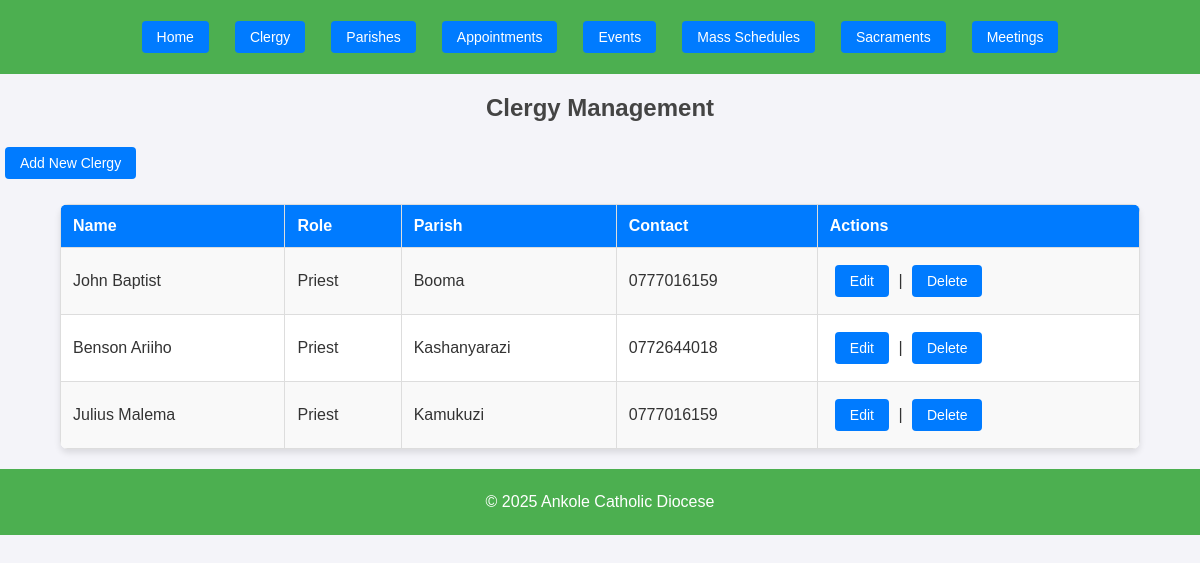
The page /clergy/ on the database as committed earlier.
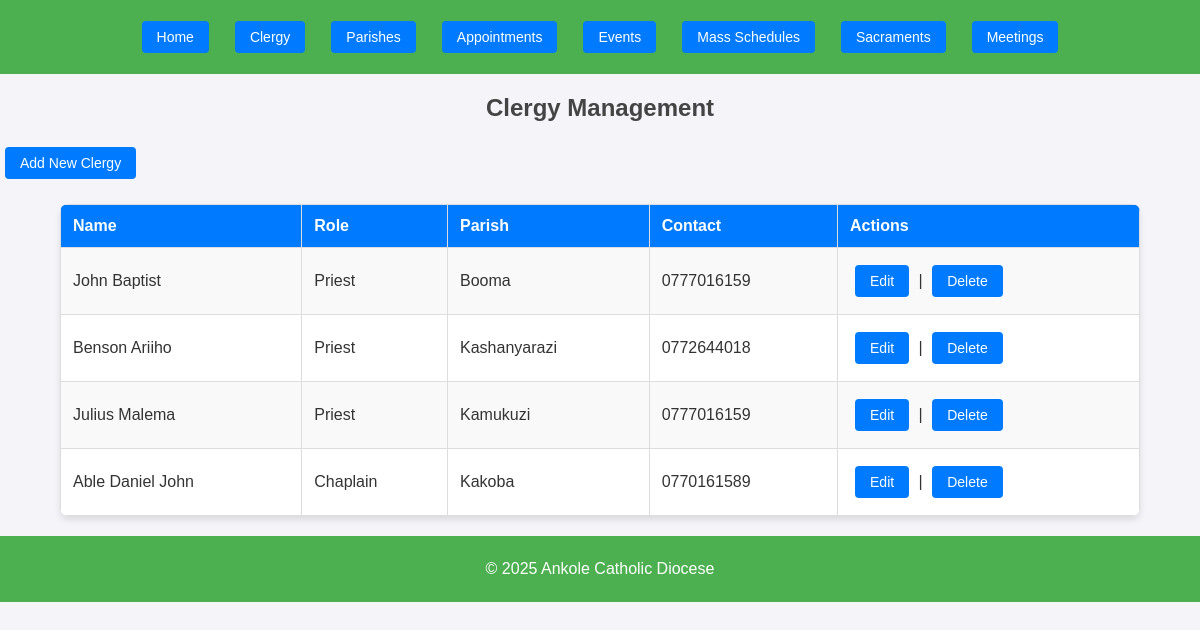
The same page on the database as committed later.
### core/models.py (models this page shows, shortened)
class Clergy(models.Model):
    clergy_id = models.AutoField(primary_key=True)
    first_name = models.CharField(max_length=50)
    last_name = models.CharField(max_length=50)
    date_of_birth = models.DateField()
    date_of_ordination = models.DateField()
    parish_assigned = models.CharField(max_length=100)
    role = models.CharField(max_length=50)
    contact_number = models.CharField(max_length=15)
    email = models.EmailField()
    address = models.TextField()
    photo = models.ImageField(upload_to='clergy_photos/', null=True, blank=True)
    timestamp = models.DateTimeField(auto_now_add=True)

### core/views.py (the view)
# urls.py: path('clergy/', views.clergy_list, name='clergy_list'),
def clergy_list(request):
    clergy_list = Clergy.objects.all()
    return render(request, 'core/clergy_list.html', {'clergy_list': clergy_list})

### core/templates/core/clergy_list.html
{% extends 'core/base.html' %}
{% block content %}
<h2>Clergy Management</h2>
<a href="{% url 'clergy_add' %}">Add New Clergy</a>
<table>
    <thead>
        <tr>
            <th>Name</th>
            <th>Role</th>
            <th>Parish</th>
            <th>Contact</th>
            <th>Actions</th>
        </tr>
    </thead>
    <tbody>
        {% for clergy in clergy_list %}
        <tr>
            <td>{{ clergy.first_name }} {{ clergy.last_name }}</td>
            <td>{{ clergy.role }}</td>
            <td>{{ clergy.parish_assigned }}</td>
            <td>{{ clergy.contact_number }}</td>
            <td>
                <a href="{% url 'clergy_edit' clergy.clergy_id %}">Edit</a> |
                <a href="{% url 'clergy_delete' clergy.clergy_id %}">Delete</a>
            </td>
        </tr>
        {% endfor %}
    </tbody>
</table>
{% endblock %}

Rows that differ between the two databases and show on the page:
added Clergy: first_name "Able Daniel", last_name "John", role "Chaplain", parish_assigned "Kakoba", contact_number "0770161589"
